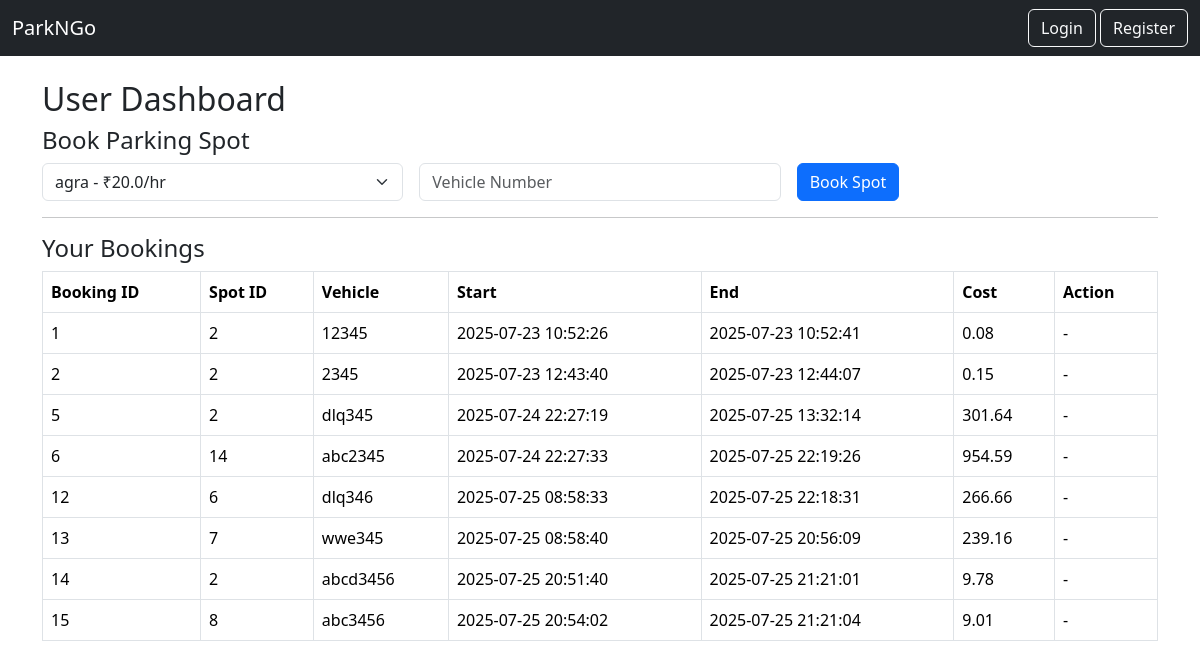
Page /user/dashboard (signed in) on the committed database.
### tables this page shows
CREATE TABLE bookings (
            id INTEGER PRIMARY KEY AUTOINCREMENT,
            spot_id INTEGER NOT NULL,
            user_id INTEGER NOT NULL,
            vehicle_number TEXT NOT NULL,
            start_time DATETIME NOT NULL,
            end_time DATETIME,
            total_cost REAL,
            FOREIGN KEY (spot_id) REFERENCES parking_spots(id),
            FOREIGN KEY (user_id) REFERENCES users(id)
        );

### controllers/user_routes.py (the view)
@user_bp.route("/dashboard")
def dashboard():
    if not _require_user():
        flash("User login required.", "danger")
        return redirect(url_for("login"))
    lots     = parking_models.get_all_lots()
    bookings = parking_models.get_user_bookings(session["user_id"])
    return render_template("user_dashboard.html", lots=lots, bookings=bookings)

### controllers/user_routes.py (called while the page is built)
def _require_user():
    return session.get("role") == "user"

### parking_models.py (called while the page is built)
def get_connection():
    conn = sqlite3.connect(DB_PATH)
    conn.execute("PRAGMA foreign_keys = ON;")
    return conn

def get_all_lots():
    conn = get_connection()
    c = conn.cursor()
    c.execute("SELECT * FROM parking_lots;")
    lots = c.fetchall()
    conn.close()
    return lots

def get_user_bookings(user_id):
    conn = get_connection()
    c = conn.cursor()
    c.execute('''
        SELECT b.id, b.spot_id, b.vehicle_number, b.start_time, b.end_time, b.total_cost
        FROM bookings b
        WHERE b.user_id=?;
    ''', (user_id,))
    rows = c.fetchall()
    conn.close()
    return rows

### templates/user_dashboard.html (shortened to what this page needs)
{% extends "base.html" %}
{% block content %}
<h2>User Dashboard</h2>
<h4>Book Parking Spot</h4>
<form method="POST" action="{{ url_for('user_bp.book') }}" class="row g-3">
  <div class="col-md-4">
    <select name="lot_id" class="form-select" required>
      {% for lot in lots %}
      <option value="{{ lot[0] }}">{{ lot[1] }} - ₹{{ lot[4] }}/hr</option>
      {% endfor %}
    </select>
  </div>
  <div class="col-md-4">
    <input type="text" name="vehicle_number" placeholder="Vehicle Number" class="form-control" required>
  </div>
  <div class="col-md-4">
    <button type="submit" class="btn btn-primary">Book Spot</button>
  </div>
</form>
<hr>
<h4>Your Bookings</h4>
<table class="table table-bordered">
  <thead>
    <tr>
      <th>Booking ID</th><th>Spot ID</th><th>Vehicle</th><th>Start</th><th>End</th><th>Cost</th><th>Action</th>
    </tr>
  </thead>
  <tbody>
    {% for b in bookings %}
    <tr>
      <td>{{ b[0] }}</td>
      <td>{{ b[1] }}</td>
      <td>{{ b[2] }}</td>
      <td>{{ b[3] }}</td>
      <td>{{ b[4] or "Active" }}</td>
      <td>{{ b[5] or "-" }}</td>
      <td>
        {% if not b[4] %}
          <a href="{{ url_for('user_bp.release', booking_id=b[0]) }}" class="btn btn-sm btn-warning">Release</a>
        {% else %}
          -
        {% endif %}
      </td>
    </tr>
    {% endfor %}
  </tbody>
</table>
{% endblock %}

### templates/base.html (shortened to what this page needs)
<!DOCTYPE html>
<html lang="en">
<head>
    <link href="https://cdn.jsdelivr.net/npm/bootstrap@5.3.2/dist/css/bootstrap.min.css" rel="stylesheet">
</head>
<body>
<nav class="navbar navbar-expand-lg navbar-dark bg-dark">
  <div class="container-fluid">
    <a class="navbar-brand" href="#">ParkNGo</a>
    <div>
        <a class="btn btn-outline-light" href="{{ url_for('login') }}">Login</a>
        <a class="btn btn-outline-light" href="{{ url_for('register') }}">Register</a>
    </div>
  </div>
</nav>
<div class="container mt-4">
    {% block content %}{% endblock %}
</div>
</body>
</html>

### rows in the picture
bookings: id "1", spot "2", vehicle_number "12345", start_time "2025-07-23 10:52:26", end_time "2025-07-23 10:52:41", total_cost "0.08"
bookings: id "2", spot "2", vehicle_number "2345", start_time "2025-07-23 12:43:40", end_time "2025-07-23 12:44:07", total_cost "0.15"
bookings: id "5", spot "2", vehicle_number "dlq345", start_time "2025-07-24 22:27:19", end_time "2025-07-25 13:32:14", total_cost "301.64"
bookings: id "6", spot "14", vehicle_number "abc2345", start_time "2025-07-24 22:27:33", end_time "2025-07-25 22:19:26", total_cost "954.59"
bookings: id "12", spot "6", vehicle_number "dlq346", start_time "2025-07-25 08:58:33", end_time "2025-07-25 22:18:31", total_cost "266.66"
bookings: id "13", spot "7", vehicle_number "wwe345", start_time "2025-07-25 08:58:40", end_time "2025-07-25 20:56:09", total_cost "239.16"
bookings: id "14", spot "2", vehicle_number "abcd3456", start_time "2025-07-25 20:51:40", end_time "2025-07-25 21:21:01", total_cost "9.78"
bookings: id "15", spot "8", vehicle_number "abc3456", start_time "2025-07-25 20:54:02", end_time "2025-07-25 21:21:04", total_cost "9.01"

### other values in the picture
form field lot_id "agra - ₹20.0/hr"
